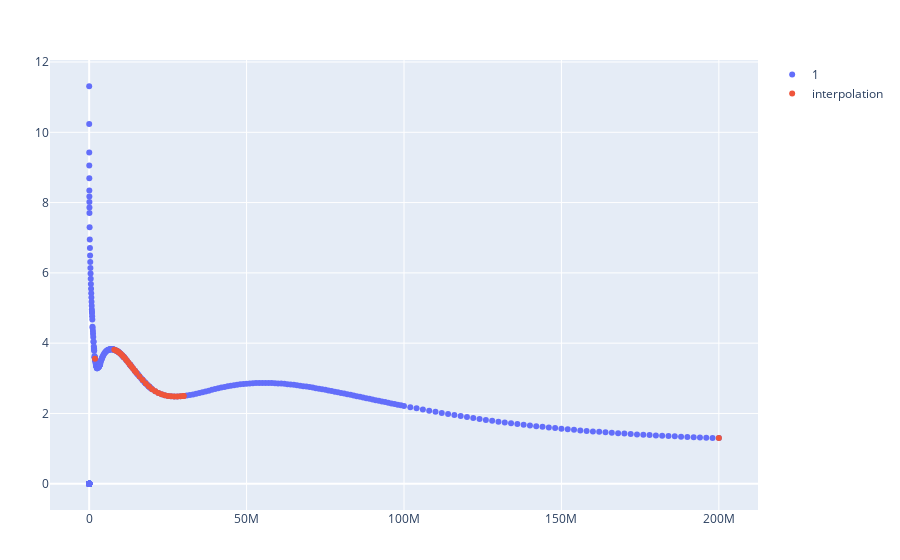

Notebook source saved alongside this figure:
### Code cell
PlotlyJS.plot([PlotlyJS.scatter(x=x, y=y, mode="markers", name="1"),
    PlotlyJS.scatter(x=xq, y=itp.(xq), mode="markers", name="interpolation")])

### Figure 1 — Plotly figure (JSON) as saved in the notebook; plotly's stock layout.template omitted (floating-point values rounded to 4 significant figures; data arrays with more than 128 entries replaced by an {"elided": "..."} marker saying what was removed)
{"data": [{"mode": "markers", "name": "1", "type": "scatter", "x": {"elided": "418 float values"}, "y": {"elided": "418 float values"}}, {"mode": "markers", "name": "interpolation", "type": "scatter", "x": [1853970, 8000000, 8500000, 9000000, 9500000, 10000000, 10500000, 11000000, 11500000, 12000000, 12500000, 13000000, 13500000, 14000000, 14500000, 15000000, 16000000, 17000000, 18000000, 19000000, 20000000, 21000000, 22000000, 23000000, 24000000, 25000000, 26000000, 27000000, 28000000, 29000000, 30000000, 30000000, 200000000], "y": [3.556, 3.813, 3.794, 3.768, 3.735, 3.697, 3.653, 3.605, 3.554, 3.5, 3.444, 3.387, 3.329, 3.272, 3.216, 3.161, 3.053, 2.95, 2.853, 2.766, 2.691, 2.629, 2.581, 2.545, 2.518, 2.5, 2.489, 2.484, 2.484, 2.488, 2.496, 2.496, 1.298]}], "layout": {"margin": {"b": 50, "l": 50, "r": 50, "t": 60}}}
